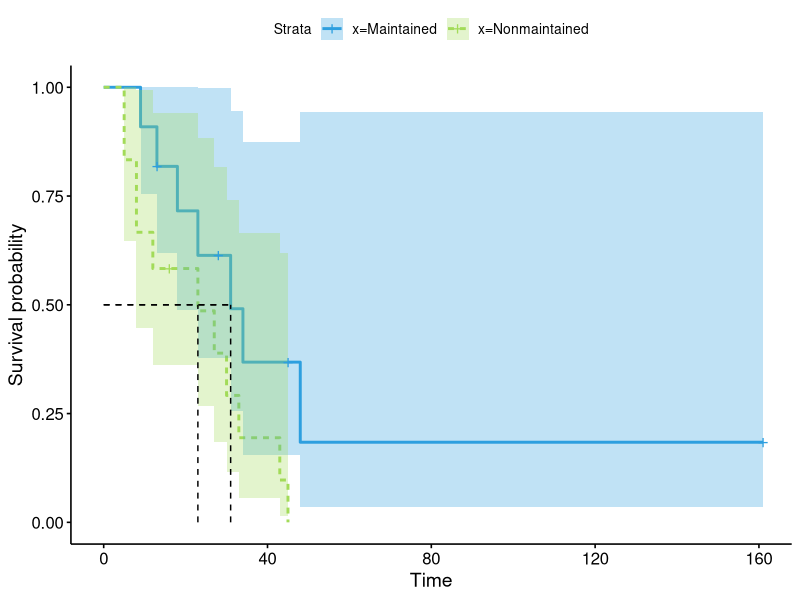
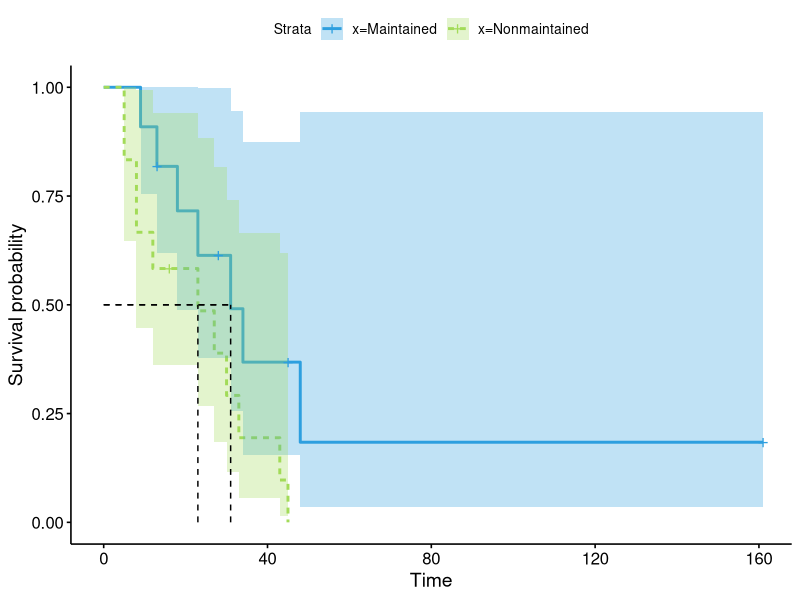

Generate these figures, in order, with R:
# 加载生存分析包
library("survival")
# 加在生存分析可视化包
library("survminer")
# 设置工作路径
setwd("D:\\softwares\\applied statistics\\rcodelearning\\chap32\\sourcecode")
# KM估计生存函数
km_fit <- survfit(
    Surv(time, status) ~ x, # 生存分析对象
    type = "kaplan-meier", # KM估计方法
    data = aml # 数据集
)
# 绘图
gg <- ggsurvplot(
    km_fit,
    conf.int = TRUE, # 绘制置信区间
    pval = FALSE, # 不显示log-rank检验的P值
    risk.table = FALSE, # 添加风险表
    risk.table.col = "strata", # 根据分层更改风险表颜色
    linetype = "strata", # 根据分层更改线型
    surv.median.line = "hv", # 同时显示垂直和水平参考线
    palette = c("#2E9FDF","#a3db59") # 定义颜色
)
print(gg[1])
# 保存文件
ggsave("../codeimage/code4.pdf")
print(gg[2])
# 保存工作空间
save.image("R4.RData")
